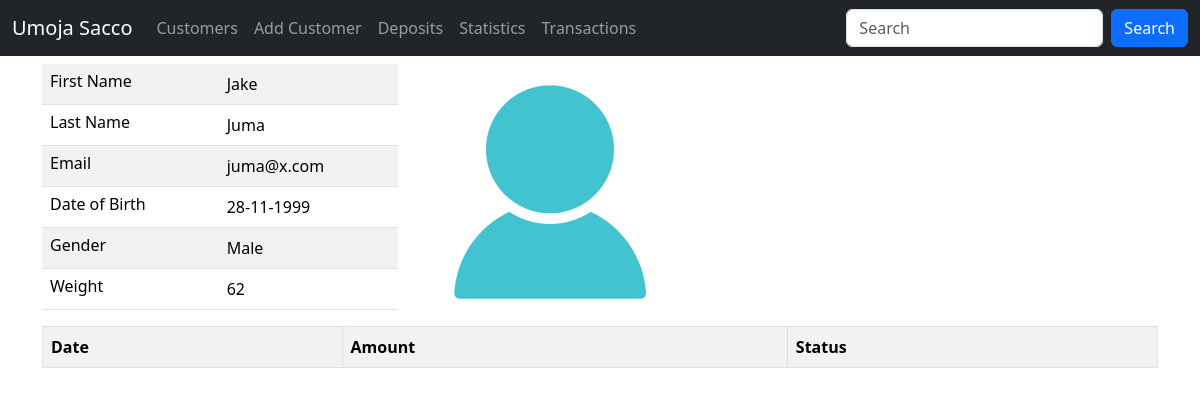
Page /customer/details/2 (signed in) on the committed database.
### sacco/models.py (models this page shows, shortened)
class Customer(models.Model):
    first_name = models.CharField(max_length=30)
    last_name = models.CharField(max_length=30)
    email = models.EmailField(unique=True)
    dob = models.DateField()
    gender = models.CharField(max_length=10)
    weight = models.IntegerField(default=0)
    created_at = models.DateTimeField(auto_now_add=True)
    updated_at = models.DateTimeField(auto_now=True)
    class Meta:
        db_table = 'customers'

### sacco/views.py (the view)
# urls.py: path('customer/details/<int:customer_id>', views.customer_details, name='customer_details'),
@login_required
@permission_required("sacco.view_customer", raise_exception=True)
def customer_details(request, customer_id):
    customer = Customer.objects.get(id=customer_id)
    deposits = Deposit.objects.filter(customer_id=customer_id)
    return render(request, "details.html", {"deposits": deposits, "customer": customer})

### templates/details.html (shortened to what this page needs)
{% extends 'master.html' %}
{% load static %}
{% block content %}
    <div class="container">
        <div class="row mt-2">
            <div class="col-sm-4">
                <table class="table table-striped">
                    <tr>
                        <td class="h6">First Name</td>
                        <td>{{ customer.first_name }}</td>
                    </tr>
                    <tr>
                        <td class="h6">Last Name</td>
                        <td>{{ customer.last_name }}</td>
                    </tr>
                    <tr>
                        <td class="h6">Email</td>
                        <td>{{ customer.email }}</td>
                    </tr>
                    <tr>
                        <td class="h6">Date of Birth</td>
                        <td>{{ customer.dob | date:"d-m-Y" }}</td>
                    </tr>
                    <tr>
                        <td class="h6">Gender</td>
                        <td>{{ customer.gender }}</td>
                    </tr>
                    <tr>
                        <td class="h6">Weight</td>
                        <td>{{ customer.weight }}</td>
                    </tr>
                </table>
            </div>
            <div class="col-sm-4">
                <img src="{% static 'profile.png' %}" alt="">
            </div>
            <div>
                <table class="table table-bordered table-striped">
                    <tr>
                        <th>Date</th>
                        <th>Amount</th>
                        <th>Status</th>
                    </tr>
                </table>
            </div>
        </div>
    </div>
{% endblock %}

### rows in the picture
Customer: first_name "Jake", last_name "Juma", email "juma@x.com", dob "28-11-1999", gender "Male", weight "62"
